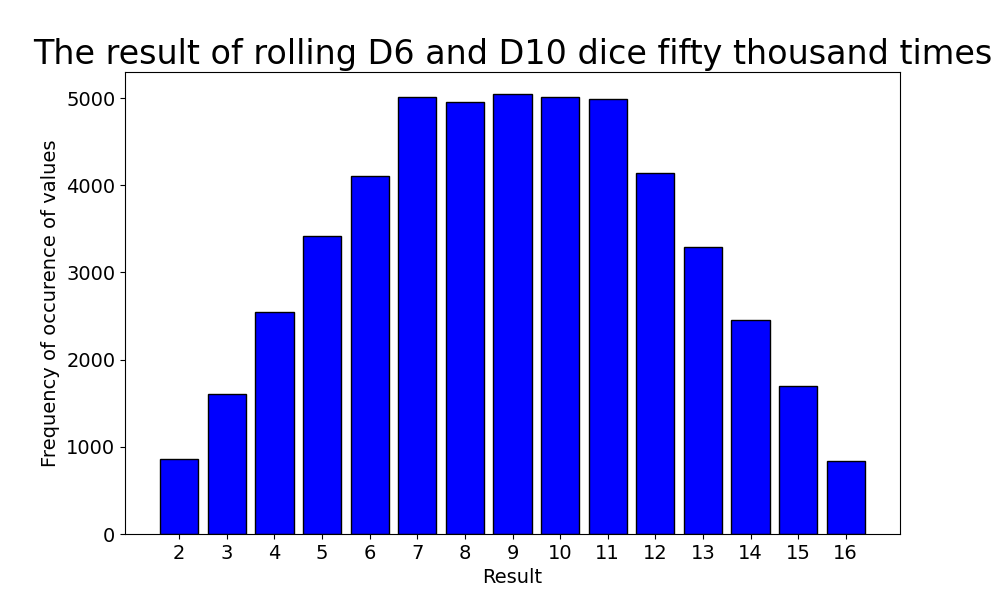

This chart was generated by the following Python code:
import matplotlib.pyplot as plt

from dice import Dice

#Utworzenie dwóch kości do gry typu D6.
dice_1 = Dice()
dice_2 = Dice(10)

#Wykonanie pewnej liczby rzutów i umieszczenie wyników na liście.
results = [dice_1.roll() + dice_2.roll() for _ in range(50_000)]

#Analiza wyników.
max_result = dice_1.num_sides + dice_2.num_sides
poss_results = range(2, max_result+1)
frequencies = [results.count(value) for value in poss_results]

#Wizualizacja wyników.
fig, ax = plt.subplots(figsize=(10,6))
ax.bar(poss_results, frequencies, color='blue', edgecolor='black')

#Zdefiniowanie tytułu wykresu i etykiet osi.
ax.set_title("Wynik rzucania kośćmi D6 i D10 pięćdziesiąt tysięcy razy", fontsize=24)
ax.set_xlabel("Wynik", fontsize=14)
ax.set_ylabel("Częstotliwość występowania wartości", fontsize=14)

#Zdefiniowanie wielkości etykiet.
ax.tick_params(labelsize=14)

#Ustawienie znaczników na osi X dla każdej wartości.
ax.set_xticks(poss_results)

fig.savefig('dice_visual.png')